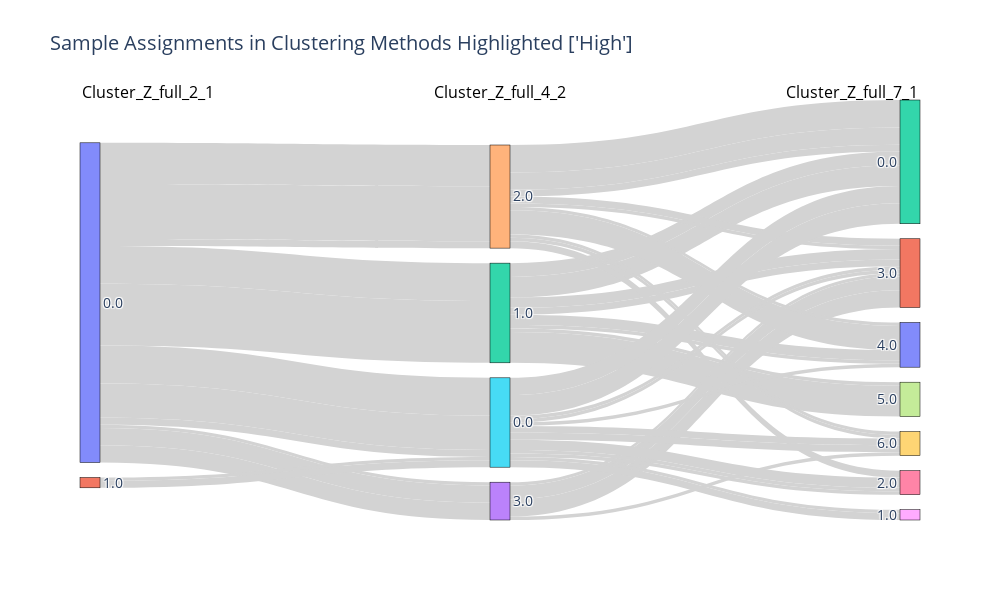

The cell this chart's notebook holds for it:
### Code cell
fig=plotSankey(quantumDf_s, cols=['Cluster_Z_full_2_1','Cluster_Z_full_4_2', 'Cluster_Z_full_7_1'], valueToHighlight=['High'], linkVar='CELLULARITY')

### Figure 1 — Plotly figure (JSON) as saved in the notebook; plotly's stock layout.template omitted (floating-point values rounded to 4 significant figures; data arrays with more than 128 entries replaced by an {"elided": "..."} marker saying what was removed)
{"data": [{"link": {"color": {"elided": "144 str values"}, "label": ["0.0", "1.0", "1.0", "3.0", "2.0", "0.0", "2.0", "5.0", "1.0", "6.0", "4.0", "3.0", "0.0"], "source": {"elided": "144 int values"}, "target": {"elided": "144 int values"}, "value": {"elided": "144 int values"}}, "node": {"label": ["0.0", "1.0", "1.0", "3.0", "2.0", "0.0", "2.0", "5.0", "1.0", "6.0", "4.0", "3.0", "0.0"], "line": {"color": "black", "width": 0.5}, "pad": 15, "thickness": 20}, "type": "sankey"}], "layout": {"annotations": [{"align": "center", "font": {"color": "black", "size": 16}, "showarrow": false, "text": "Cluster_Z_full_2_1", "x": 0, "xref": "x", "y": 1.05, "yref": "paper"}, {"align": "center", "font": {"color": "black", "size": 16}, "showarrow": false, "text": "Cluster_Z_full_4_2", "x": 1, "xref": "x", "y": 1.05, "yref": "paper"}, {"align": "center", "font": {"color": "black", "size": 16}, "showarrow": false, "text": "Cluster_Z_full_7_1", "x": 2, "xref": "x", "y": 1.05, "yref": "paper"}], "autosize": false, "font": {"size": 14}, "height": 600, "hovermode": "x", "paper_bgcolor": "white", "plot_bgcolor": "white", "title": {"text": "Sample Assignments in Clustering Methods\nHighlighted ['High']"}, "width": 1000, "xaxis": {"showgrid": false, "visible": false, "zeroline": false}, "yaxis": {"showgrid": false, "visible": false, "zeroline": false}}}
